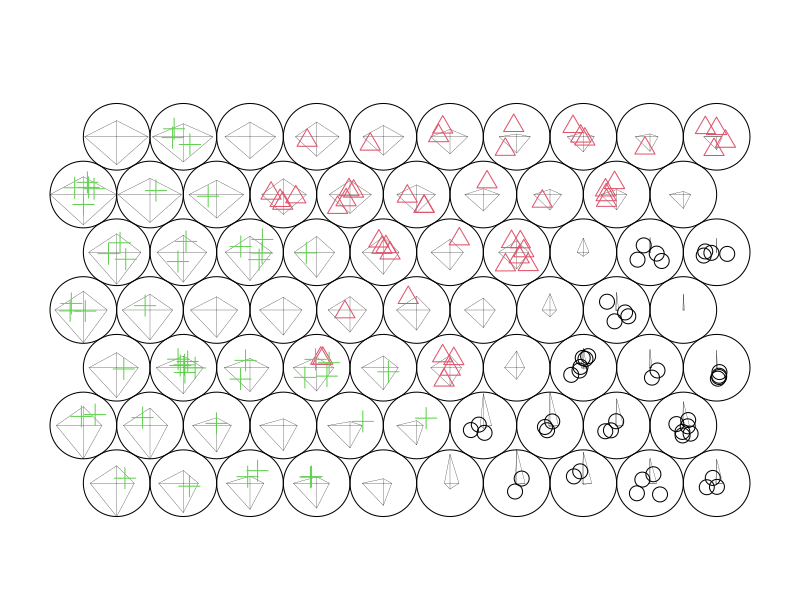

R code for this plot:
# code from http://bi.biopapyrus.net/compute/r-som.html
library(class)

close.screen(all=T)

# define
irisSOM <- function(lliris, init) {
  set.seed(10)
  
  #liris <- scale(lliris[,1:4])
  liris <- lliris[,1:4]
  
  rlen <- 150
  layer <- somgrid("hexagonal", xdim = 10, ydim = 7)
  model <- SOM(liris, grid = layer, alpha=seq(10,0,len=rlen), radii=seq(4,1,len=rlen), init=init)

  # 解析結果の座標情報を求めます
  classes <- as.numeric(knn1(model$codes, liris, 1:70))

  # 同じ座標のデータが重ならないように、座標を少しずらすための乱数を付けます
  x.rand <- runif(nrow(iris), -0.2, 0.2)
  y.rand <- runif(nrow(iris), -0.2, 0.2)
  
  # プロット（左下の図）
  plot(model)
  points(
    model$grid$pts[classes, "x"] + x.rand,   # x座標 
    model$grid$pts[classes, "y"] + y.rand,   # y座標
    pch = as.numeric(lliris[,5]), col = as.numeric(lliris[,5]), cex = 2            # 色やプロットマーカーなど
  )
  symbols(model$grid$pts[,"x"],model$grid$pts[,"y"],circles=rep(0.5,70),inches=F,add=T)
  
}

irisbatchSOM <- function(lliris, init) {
  set.seed(10)
  rlen <- 150
  
  #liris <- scale(lliris[,1:4])
  liris <- lliris[,1:4]
  
  layer <- somgrid("hexagonal", xdim = 10, ydim = 7)
  model <- batchSOM(liris, grid = layer, radii=seq(4,1,len=rlen), init=init)
  
  # 解析結果の座標情報を求めます
  classes <- as.numeric(knn1(model$codes, liris, 1:70))
  
  # 同じ座標のデータが重ならないように、座標を少しずらすための乱数を付けます
  x.rand <- runif(nrow(iris), -0.2, 0.2)
  y.rand <- runif(nrow(iris), -0.2, 0.2)
  
  # プロット（左下の図）
  plot(model)
  points(
    model$grid$pts[classes, "x"] + x.rand,   # x座標 
    model$grid$pts[classes, "y"] + y.rand,   # y座標
    pch = as.numeric(lliris[,5]), col = as.numeric(lliris[,5]), cex = 2            # 色やプロットマーカーなど
  )
  symbols(model$grid$pts[,"x"],model$grid$pts[,"y"],circles=rep(0.5,70),inches=F,add=T)
  
}

set.seed(10)
# サンプルデータをロードします
data(iris)

iris2 <- iris[order(iris[,"Petal.Length"]),]
iris3 <- iris[order(iris[,"Petal.Length"], decreasing=TRUE),]
init <- as.matrix(iris[sample(1L:nrow(iris), 70, replace = FALSE), 1:4, drop = FALSE])

#irisSOM(iris2, init)
#irisSOM(iris3, init)
#irisbatchSOM(iris2, init)
irisbatchSOM(iris3, init)
